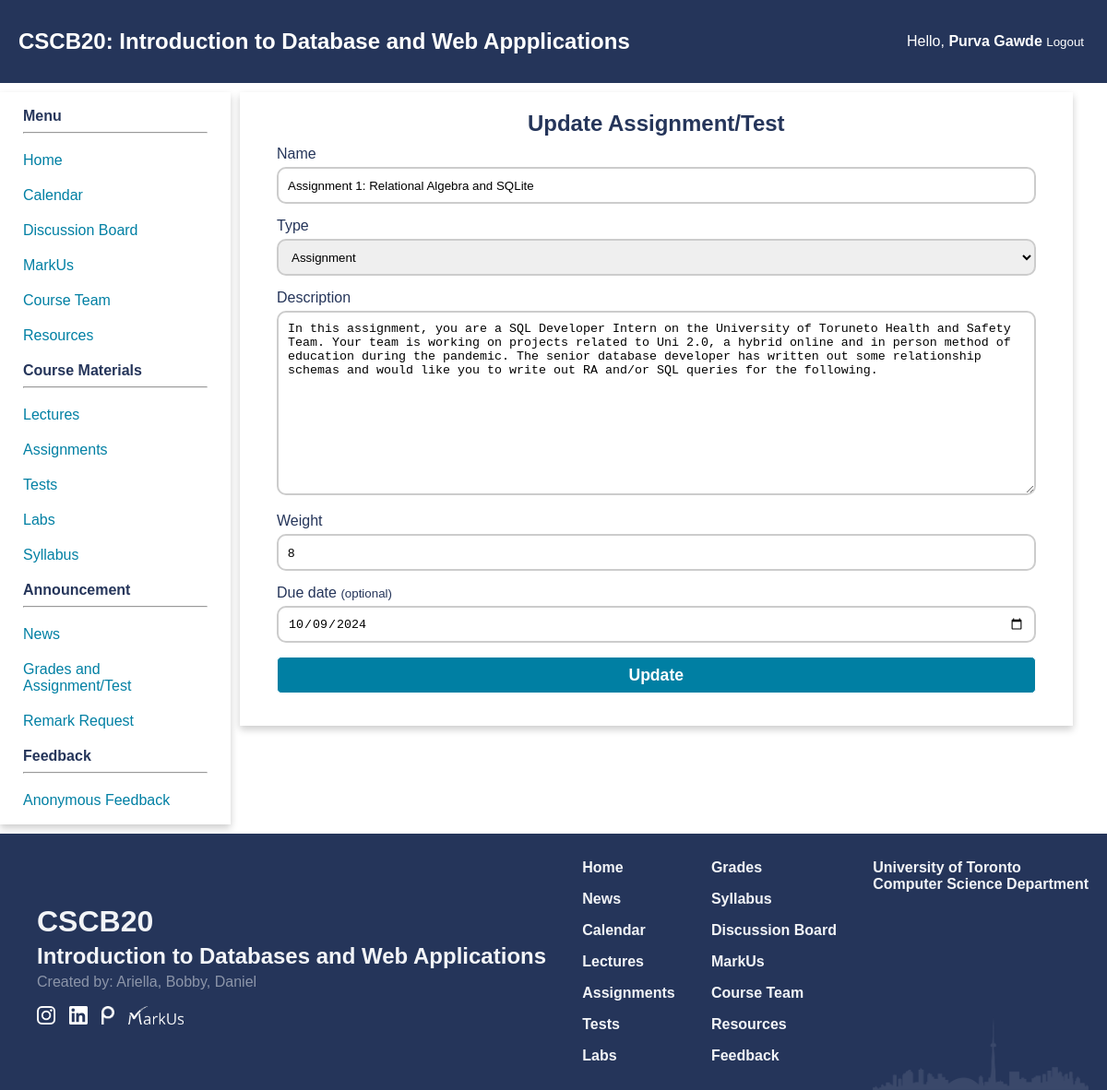
The page /grades/1/edit (signed in) on the database its author committed.
### app.py (models this page shows)
class Test(db.Model):
    id = db.Column(db.Integer, primary_key = True, nullable = True)
    name = db.Column(db.String(250), nullable = False)
    desc = db.Column(db.Text)
    weight = db.Column(db.Integer, nullable = False)
    type = db.Column(db.String(50), nullable = False)
    due_date = db.Column(db.Date)
    grades = db.relationship("Grades", backref = 'test', lazy = True)

### app.py (the view, shortened to what this page needs)
@app.route('/grades/<test_id>/edit', methods = ["GET", "POST"])
def updatetest(test_id):
    if not isInstructor(session):
        return redirect('/')
    if request.method == 'GET':
        test = Test.query.filter_by(id = test_id).first()
        if(test.due_date):
            test.due_date = test.due_date.strftime('%Y-%m-%d')
        else:
            test.due_date = ''
        return render_template("tests_edit.html", test = test)

### app.py (called while the page is built)
def isInstructor(identity):
    if "auth" in identity and identity["auth"] == 'Instructor':
        return True
    return False

### templates/tests_edit.html (shortened to what this page needs)
{% extends 'home_template.html' %}
{% block extra_css %}
    <link rel="stylesheet" href="{{ url_for('static', filename='css/tests_add.css') }}" type="text/css">
{% endblock %}
{% block content %}
    <main class="add-test">
        <div class="card">
            <div class="title">
                Update Assignment/Test
            </div>
            <form action="/grades/{{ test.id }}/edit" method="POST">
                <div class="input">
                    <label for="name">Name</label>
                    <br>
                    <input type="text" name="name" id="name" placeholder="Ex. Assignment1, Midterm 1" value ="{{ test.name }}" required>
                </div>
                <div class="input">
                    <label for="type">Type</label>
                    <br>
                    <select name="type" id="type">
                        <option value="Assignment" {% if test.type == 'Assignment' %}
                            selected
                        {% endif %}>Assignment</option>
                    </select>
                </div>
                <div class="input">
                    <label for="description">Description</label>
                    <br>
                    <textarea name="desc" id="description" placeholder="Ex. Lorem ipsum dolor sit amet consectetur adipisicing elit. Magnam natus voluptate sint quia veritatis autem aliquid quisquam esse consectetur ullam.
                    ">{{ test.desc }}</textarea>
                </div>
                <div class="input">
                    <label for="weight"> Weight</label>
                    <br>
                    <input type="number" name="weight" id="" placeholder="Ex. 8, 10, 25, 100" value = "{{ test.weight }}">
                </div>
                <div class="input">
                    <label for="date"> Due date <small>(optional)</small></label>
                    <br>
                    <input type="date" name="due_date" id="date" value ="{{ test.due_date }}">
                </div>
                <div class="input">
                <button class="submit-btn" type="submit"><b>Update</b></button>
            </div>
            </form>
        </div>
    </main>
{% endblock %}

### static/css/navbar.css (style rules this page uses)
:root { --primary_color: #25355A; --secondary_color: #007FA3; --phone_size: 600px; }
body { margin: 0; padding: 0; font-family: Arial, sans-serif; }
main { grid-area: content; padding: 20px; padding: 0px 10px 0px 10px; width: 95%; }

### static/css/index.css (style rules this page uses)
:root { --primary_color: #25355A; --secondary_color: #007FA3; }
body { background-color: #FFFFFF; color: var(--primary_color); font-family: Geneva, Arial, Helvetica, sans-serif; }
textarea { resize: vertical; }

### static/css/tests_add.css (style rules this page uses)
:root { --primary_color: #25355A; --secondary_color: #007FA3; }
.add-test textarea { margin-top: 5px; width: 100%; height: 200px; box-sizing: border-box; border: 2px solid #ccc; padding: 10px; border-radius: 10px; }
.add-test .title { text-align: center; margin-bottom: 10px; color: var(--primary_color); font-size: 1.5rem; font-weight: 700; }
.add-test .submit-btn { width: 100%; box-sizing: border-box; border-radius: 5px; font-size: 1.1rem; border: 1px solid; color: white; background-color: var(--secondary_color); height: 40px; }
.add-test input[type = 'text'], .add-test input[type ="number"], .add-test input[type ="date"], .add-test select { margin-top: 5px; width: 100%; height: 40px; box-sizing: border-box; border: 2px solid #ccc; padding: 10px; border-radius: 10px; }
.add-test .input { padding: 0px 20px 0px 20px; margin: 0px 0px 15px 0px; }
.add-test .card { padding: 20px; box-shadow: 0 4px 8px 0 rgba(0,0,0,0.2); transition: 0.3s; }

### rows shown on the page
Test: name "Assignment 1: Relational Algebra and SQLite", type "Assignment", desc "In this assignment, you are a SQL Developer Intern on the University of Toruneto Health and Safety Team. Your team is working on projects related to Uni 2.0, a hybrid online and in person method of education during the pandemic. The senior database developer has written out some relationship schemas and would like you to write out RA and/or SQL queries for the following.", weight "8", due_date "10/09/2024"

### other values the page prints
{{ session["name"] }} "Purva Gawde"
